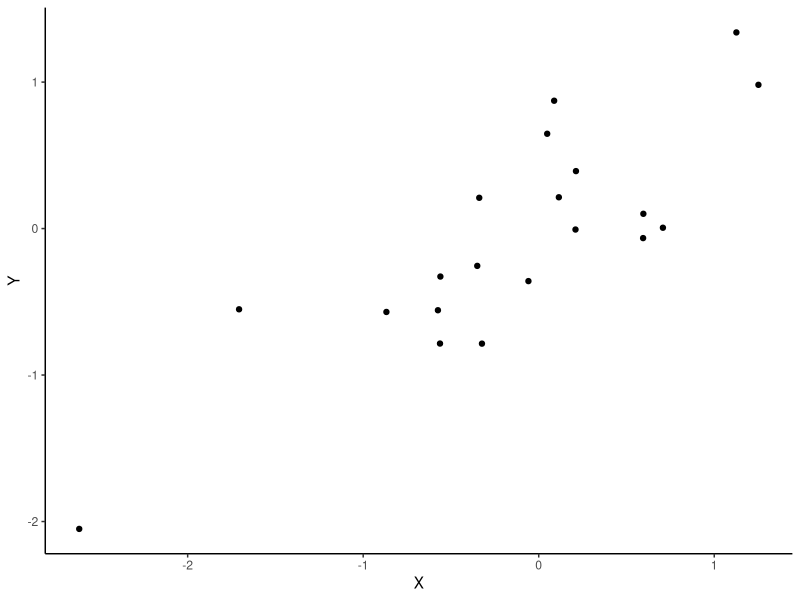

Write the R code that produced this figure.
## ---- chunk 1
library(ggplot2)
library(tidyr)
library(dplyr)
library(broom)
library(MASS)
## ---- chunk 2
# Create some data that covaries
covar <- matrix(c(1, 0.8, 1, 0.8), ncol=2)
M <- mvrnorm(n = 20, rep(0, 2), Sigma=covar)
X <- M[,1]
Y <- M[,2]


M %>% 
  as.data.frame() %>% 
  ggplot(aes(x=V1, y=V2)) +
  geom_point() + 
  theme_classic() +
  labs(x="X", y="Y")
## ---- chunk 3
# Built in Pearons
a <- cor.test(X,Y)
at <- tidy(a)

# Equivalent linear model
b <- lm(Y ~ 1 + X)
bt = tidy(b)[2, ]  # Only slope
bt$conf.low = confint(b)[2,1]
bt$conf.high = confint(b)[2,2]
bt$method <- "lm(y ~ 1 + x)"

print(full_join(at, bt))
## ---- chunk 4
Y1 <- rnorm(50, mean=1, sd=1)

# Built-in t-test
a = t.test(Y1)
at <- tidy(a)
at$df = a$parameter

# Equivalent linear model
b = lm(Y1 ~ 1)
bt <- tidy(b)
bt$conf.low = confint(b)[1]
bt$conf.high = confint(b)[2]
bt$df = b$df.residual
bt$method <- "lm(y ~ 1)"

print(full_join(at, bt))
## ---- chunk 5
Y0 <- rnorm(20, mean=0, sd=1)
Y1 <- rnorm(20, mean=1, sd=1)

# Built-in t-test
a = t.test(Y1, Y0, paired = TRUE)
at <- tidy(a)
at$df = a$parameter

# Equivalent linear model
b = lm(Y1 - Y0 ~ 1)
bt <- tidy(b)
bt$conf.low = confint(b)[1]
bt$conf.high = confint(b)[2]
bt$df = b$df.residual
bt$method <- "lm(y1 - y0 ~ 1)"

print(full_join(at, bt))
